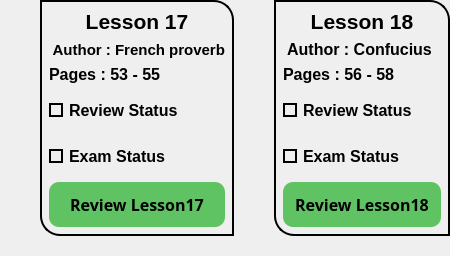
            <widget class="QWidget" name="widget_47" native="true">
             <property name="maximumSize">
              <size>
               <width>16777215</width>
               <height>280</height>
              </size>
             </property>
             <layout class="QHBoxLayout" name="horizontalLayout_11">
              <property name="spacing">
               <number>0</number>
              </property>
              <property name="leftMargin">
               <number>0</number>
              </property>
              <property name="topMargin">
               <number>0</number>
              </property>
              <property name="rightMargin">
               <number>0</number>
              </property>
              <property name="bottomMargin">
               <number>0</number>
              </property>
              <item>
               <widget class="QWidget" name="widget_51" native="true">
                <property name="styleSheet">
                 <string notr="true"/>
                </property>
                <layout class="QVBoxLayout" name="verticalLayout_39">
                 <property name="spacing">
                  <number>0</number>
                 </property>
                 <property name="leftMargin">
                  <number>40</number>
                 </property>
                 <property name="topMargin">
                  <number>0</number>
                 </property>
                 <property name="rightMargin">
                  <number>0</number>
                 </property>
                 <property name="bottomMargin">
                  <number>20</number>
                 </property>
                 <item>
                  <widget class="QWidget" name="widget_52" native="true">
                   <property name="styleSheet">
                    <string notr="true">border-bottom-left-radius:20px;
border-top-right-radius:20px;
border:2px solid black;
</string>
                   </property>
                   <layout class="QVBoxLayout" name="verticalLayout_40">
                    <item>
                     <widget class="QLabel" name="label_53">
                      <property name="font">
                       <font>
                        <family>Tahoma</family>
                        <pointsize>16</pointsize>
                        <bold>true</bold>
                       </font>
                      </property>
                      <property name="styleSheet">
                       <string notr="true">color:black;
border:none;</string>
                      </property>
                      <property name="text">
                       <string>Lesson 17</string>
                      </property>
                      <property name="alignment">
                       <set>Qt::AlignCenter</set>
                      </property>
                     </widget>
                    </item>
                    <item>
                     <widget class="QLabel" name="label_54">
                      <property name="minimumSize">
                       <size>
                        <width>0</width>
                        <height>5</height>
                       </size>
                      </property>
                      <property name="font">
                       <font>
                        <family>Tahoma</family>
                        <pointsize>11</pointsize>
                        <bold>true</bold>
                       </font>
                      </property>
                      <property name="styleSheet">
                       <string notr="true">color:black;
border:none;</string>
                      </property>
                      <property name="text">
                       <string> Author : French proverb</string>
                      </property>
                      <property name="alignment">
                       <set>Qt::AlignCenter</set>
                      </property>
                     </widget>
                    </item>
                    <item>
                     <widget class="QLabel" name="label_55">
                      <property name="minimumSize">
                       <size>
                        <width>0</width>
                        <height>0</height>
                       </size>
                      </property>
                      <property name="font">
                       <font>
                        <family>Tahoma</family>
                        <pointsize>12</pointsize>
                        <bold>true</bold>
                       </font>
                      </property>
                      <property name="styleSheet">
                       <string notr="true">color:black;
border:none;</string>
                      </property>
                      <property name="text">
                       <string>Pages : 53 - 55</string>
                      </property>
                      <property name="alignment">
                       <set>Qt::AlignBottom|Qt::AlignLeading|Qt::AlignLeft</set>
                      </property>
                     </widget>
                    </item>
                    <item>
                     <widget class="QCheckBox" name="checkBox33">
                      <property name="minimumSize">
                       <size>
                        <width>0</width>
                        <height>40</height>
                       </size>
                      </property>
                      <property name="font">
                       <font>
                        <family>Tahoma</family>
                        <pointsize>12</pointsize>
                        <bold>true</bold>
                       </font>
                      </property>
                      <property name="layoutDirection">
                       <enum>Qt::LeftToRight</enum>
                      </property>
                      <property name="styleSheet">
                       <string notr="true">QCheckBox::indicator {
	border:2px solid black;	

}
QCheckBox::indicator:checked {
    background-color: qradialgradient(spread:pad, 
                            cx:0.5,
                            cy:0.5,
                            radius:0.9,
                            fx:0.5,
                            fy:0.5,
                            stop:0 rgba(0, 255, 0, 255), 
                            stop:1 rgba(0, 64, 0, 255));
}

QCheckBox{
	color:black;
	border:none;
}
</string>
                      </property>
                      <property name="text">
                       <string>Review Status</string>
                      </property>
                      <property name="iconSize">
                       <size>
                        <width>40</width>
                        <height>40</height>
                       </size>
                      </property>
                      <property name="tristate">
                       <bool>false</bool>
                      </property>
                     </widget>
                    </item>
                    <item>
                     <widget class="QCheckBox" name="checkBox34">
                      <property name="minimumSize">
                       <size>
                        <width>0</width>
                        <height>40</height>
                       </size>
                      </property>
                      <property name="font">
                       <font>
                        <family>Tahoma</family>
                        <pointsize>12</pointsize>
                        <bold>true</bold>
                       </font>
                      </property>
                      <property name="styleSheet">
                       <string notr="true">QCheckBox::indicator {
	border:2px solid black;	
}
QCheckBox::indicator:checked {
    background-color: qradialgradient(spread:pad, 
                            cx:0.5,
                            cy:0.5,
                            radius:0.9,
                            fx:0.5,
                            fy:0.5,
                            stop:0 rgba(0, 255, 0, 255), 
                            stop:1 rgba(0, 64, 0, 255));
}
QCheckBox{
	color:black;
	border:none;
}</string>
                      </property>
                      <property name="text">
                       <string>Exam Status</string>
                      </property>
                     </widget>
                    </item>
                    <item>
                     <widget class="QPushButton" name="btn17">
                      <property name="minimumSize">
                       <size>
                        <width>0</width>
                        <height>45</height>
                       </size>
                      </property>
                      <property name="font">
                       <font>
                        <family>Sitka Small Semibold</family>
                        <pointsize>12</pointsize>
                        <bold>true</bold>
                       </font>
                      </property>
                      <property name="cursor">
                       <cursorShape>PointingHandCursor</cursorShape>
                      </property>
                      <property name="styleSheet">
                       <string notr="true">border:none;
border-radius:10px;
color:black;
background-color: rgb(96, 195, 99);</string>
                      </property>
                      <property name="text">
                       <string>Review Lesson17</string>
                      </property>
                     </widget>
                    </item>
                   </layout>
                  </widget>
                 </item>
                </layout>
               </widget>
              </item>
              <item>
               <widget class="QWidget" name="widget_49" native="true">
                <property name="styleSheet">
                 <string notr="true"/>
                </property>
                <layout class="QVBoxLayout" name="verticalLayout_37">
                 <property name="spacing">
                  <number>0</number>
                 </property>
                 <property name="leftMargin">
                  <number>40</number>
                 </property>
                 <property name="topMargin">
                  <number>0</number>
                 </property>
                 <property name="rightMargin">
                  <number>0</number>
                 </property>
                 <property name="bottomMargin">
                  <number>20</number>
                 </property>
                 <item>
                  <widget class="QWidget" name="widget_50" native="true">
                   <property name="styleSheet">
                    <string notr="true">border-bottom-left-radius:20px;
border-top-right-radius:20px;
border:2px solid black;
</string>
                   </property>
                   <layout class="QVBoxLayout" name="verticalLayout_38">
                    <item>
                     <widget class="QLabel" name="label_50">
                      <property name="font">
                       <font>
                        <family>Tahoma</family>
                        <pointsize>16</pointsize>
                        <bold>true</bold>
                       </font>
                      </property>
                      <property name="styleSheet">
                       <string notr="true">color:black;
border:none;</string>
                      </property>
                      <property name="text">
                       <string>Lesson 18</string>
                      </property>
                      <property name="alignment">
                       <set>Qt::AlignCenter</set>
                      </property>
                     </widget>
                    </item>
                    <item>
                     <widget class="QLabel" name="label_51">
                      <property name="minimumSize">
                       <size>
                        <width>0</width>
                        <height>5</height>
                       </size>
                      </property>
                      <property name="font">
                       <font>
                        <family>Tahoma</family>
                        <pointsize>12</pointsize>
                        <bold>true</bold>
                       </font>
                      </property>
                      <property name="styleSheet">
                       <string notr="true">color:black;
border:none;</string>
                      </property>
                      <property name="text">
                       <string> Author : Confucius  </string>
                      </property>
                      <property name="alignment">
                       <set>Qt::AlignCenter</set>
                      </property>
                     </widget>
                    </item>
                    <item>
                     <widget class="QLabel" name="label_52">
                      <property name="minimumSize">
                       <size>
                        <width>0</width>
                        <height>0</height>
                       </size>
                      </property>
                      <property name="font">
                       <font>
                        <family>Tahoma</family>
                        <pointsize>12</pointsize>
                        <bold>true</bold>
                       </font>
                      </property>
                      <property name="styleSheet">
                       <string notr="true">color:black;
border:none;</string>
                      </property>
                      <property name="text">
                       <string>Pages : 56 - 58</string>
                      </property>
                      <property name="alignment">
                       <set>Qt::AlignBottom|Qt::AlignLeading|Qt::AlignLeft</set>
                      </property>
                     </widget>
                    </item>
                    <item>
                     <widget class="QCheckBox" name="checkBox35">
                      <property name="minimumSize">
                       <size>
                        <width>0</width>
                        <height>40</height>
                       </size>
                      </property>
                      <property name="font">
                       <font>
                        <family>Tahoma</family>
                        <pointsize>12</pointsize>
                        <bold>true</bold>
                       </font>
                      </property>
                      <property name="layoutDirection">
                       <enum>Qt::LeftToRight</enum>
                      </property>
                      <property name="styleSheet">
                       <string notr="true">QCheckBox::indicator {
	border:2px solid black;	

}
QCheckBox::indicator:checked {
    background-color: qradialgradient(spread:pad, 
                            cx:0.5,
                            cy:0.5,
                            radius:0.9,
                            fx:0.5,
                            fy:0.5,
                            stop:0 rgba(0, 255, 0, 255), 
                            stop:1 rgba(0, 64, 0, 255));
}

QCheckBox{
	color:black;
	border:none;
}
</string>
                      </property>
                      <property name="text">
                       <string>Review Status</string>
                      </property>
                      <property name="iconSize">
                       <size>
                        <width>40</width>
                        <height>40</height>
                       </size>
                      </property>
                      <property name="tristate">
                       <bool>false</bool>
                      </property>
                     </widget>
                    </item>
                    <item>
                     <widget class="QCheckBox" name="checkBox36">
                      <property name="minimumSize">
                       <size>
                        <width>0</width>
                        <height>40</height>
                       </size>
                      </property>
                      <property name="font">
                       <font>
                        <family>Tahoma</family>
                        <pointsize>12</pointsize>
                        <bold>true</bold>
                       </font>
                      </property>
                      <property name="styleSheet">
                       <string notr="true">QCheckBox::indicator {
	border:2px solid black;	
}
QCheckBox::indicator:checked {
    background-color: qradialgradient(spread:pad, 
                            cx:0.5,
                            cy:0.5,
                            radius:0.9,
                            fx:0.5,
                            fy:0.5,
                            stop:0 rgba(0, 255, 0, 255), 
                            stop:1 rgba(0, 64, 0, 255));
}
QCheckBox{
	color:black;
	border:none;
}</string>
                      </property>
                      <property name="text">
                       <string>Exam Status</string>
                      </property>
                     </widget>
                    </item>
                    <item>
                     <widget class="QPushButton" name="btn18">
                      <property name="minimumSize">
                       <size>
                        <width>0</width>
                        <height>45</height>
                       </size>
                      </property>
                      <property name="font">
                       <font>
                        <family>Sitka Small Semibold</family>
                        <pointsize>12</pointsize>
                        <bold>true</bold>
                       </font>
                      </property>
                      <property name="cursor">
                       <cursorShape>PointingHandCursor</cursorShape>
                      </property>
                      <property name="styleSheet">
                       <string notr="true">border:none;
border-radius:10px;
color:black;
background-color: rgb(96, 195, 99);</string>
                      </property>
                      <property name="text">
                       <string>Review Lesson18</string>
                      </property>
                     </widget>
                    </item>
                   </layout>
                  </widget>
                 </item>
                </layout>
               </widget>
              </item>
             </layout>
            </widget>
